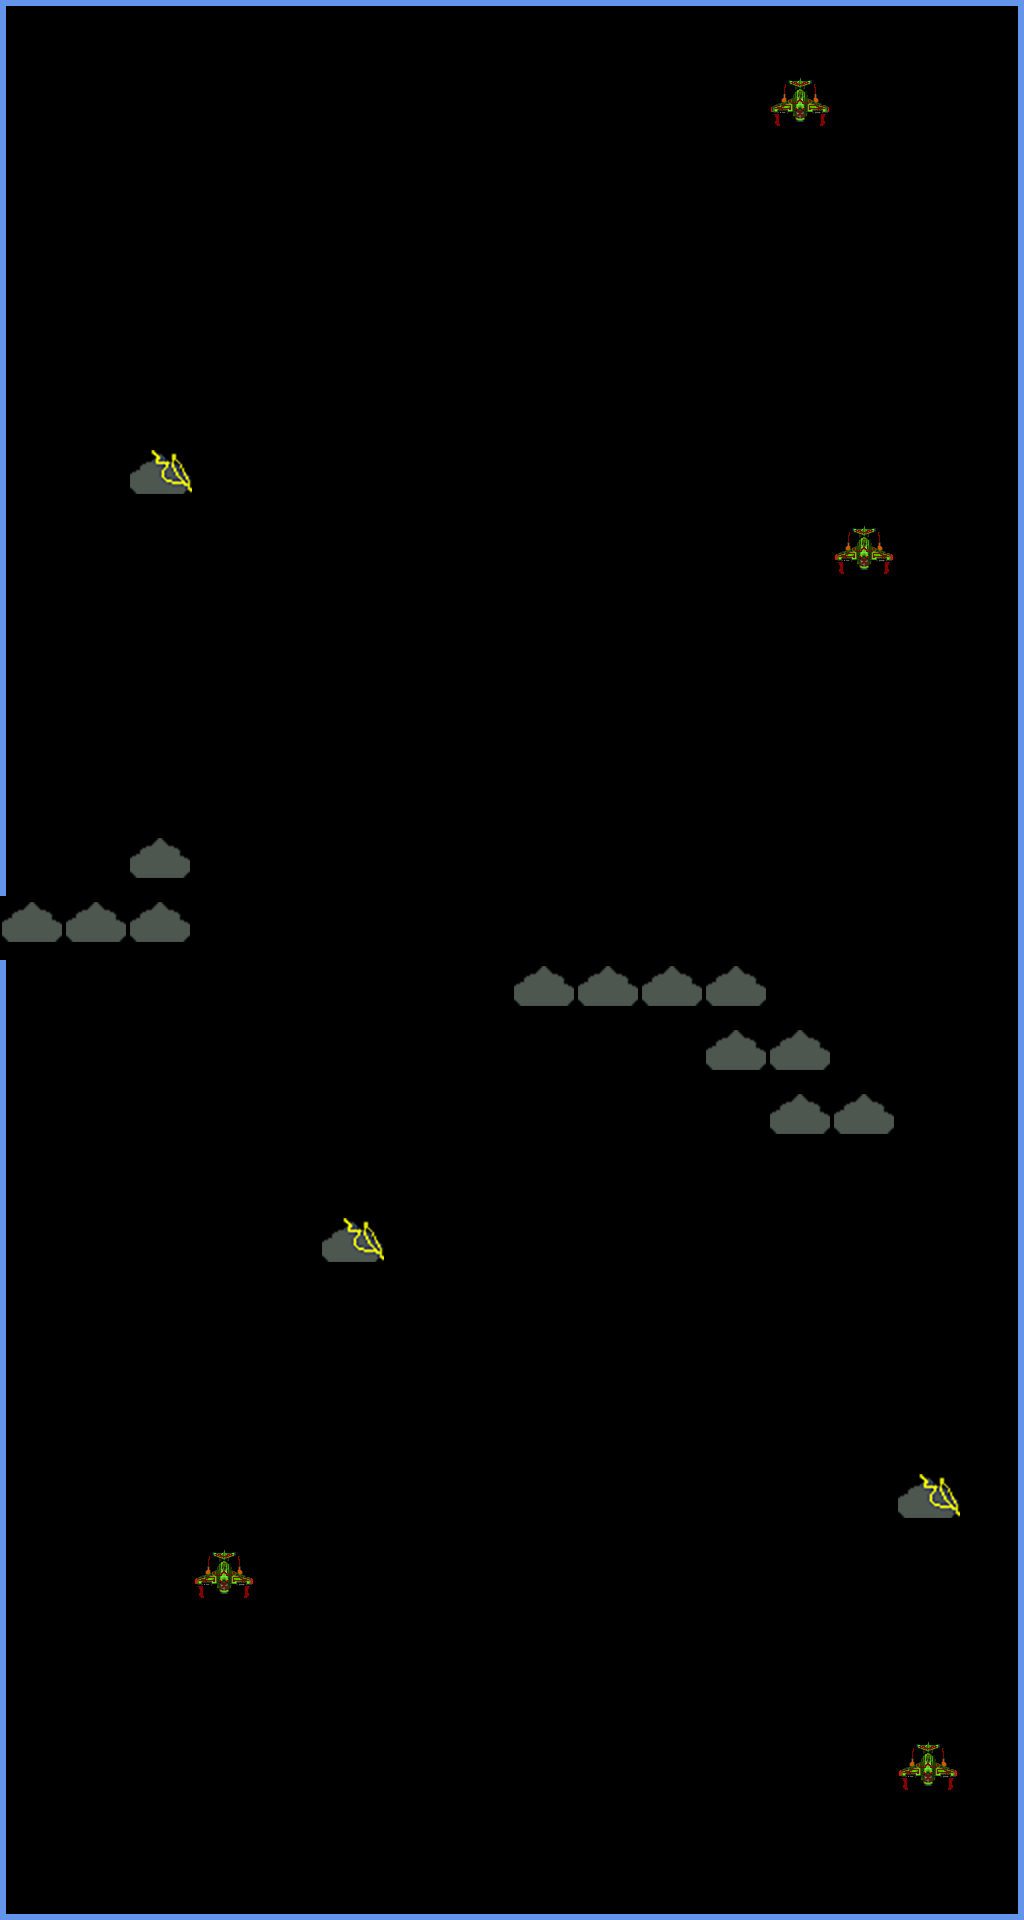

This game map was drawn from its Tiled (.tmx) file and the tilesets committed beside it. A one-line description and the trimmed map source follow:
An orthogonal 16x30 tile map with 64x64 px tiles, 5 tile layers (Ammo, EnemyPlane, CloudWall, ThunderCloud, ...).

<map version="1.4" tiledversion="1.4.3" orientation="orthogonal" renderorder="right-down" width="16" height="30" tilewidth="64" tileheight="64" infinite="0" nextlayerid="6" nextobjectid="1">
 <tileset firstgid="1" name="Tileset 1" tilewidth="64" tileheight="64" tilecount="29" columns="0">
  <grid orientation="orthogonal" width="1" height="1" />
  <tile id="15">
   <image width="64" height="53" source="../Sprites/Enemy/enemy_0.png" />
  </tile>
  <tile id="16">
   <image width="64" height="53" source="../Sprites/Enemy/enemy_1.png" />
  </tile>
  <tile id="17">
   <image width="64" height="53" source="../Sprites/Enemy/enemy_2.png" />
  </tile>
  <tile id="18">
   <image width="64" height="53" source="../Sprites/Enemy/enemy_3.png" />
  </tile>
  <tile id="19">
   <image width="64" height="53" source="../Sprites/Enemy/enemy_4.png" />
  </tile>
  <tile id="20">
   <image width="64" height="53" source="../Sprites/Enemy/enemy_5.png" />
  </tile>
  <tile id="21">
   <image width="64" height="53" source="../Sprites/Enemy/enemy_6.png" />
  </tile>
  <tile id="37">
   <image width="64" height="64" source="../Sprites/Cloud/Cloud00.png" />
  </tile>
  <tile id="38">
   <image width="64" height="64" source="../Sprites/Cloud/Cloud01.png" />
  </tile>
  <tile id="39">
   <image width="64" height="64" source="../Sprites/Cloud/Cloud02.png" />
  </tile>
  <tile id="40">
   <image width="64" height="64" source="../Sprites/Cloud/Cloud03.png" />
  </tile>
  <tile id="41">
   <image width="64" height="64" source="../Sprites/Cloud/Cloud04.png" />
  </tile>
  <tile id="42">
   <image width="64" height="64" source="../Sprites/Cloud/Cloud05.png" />
  </tile>
  <tile id="43">
   <image width="64" height="64" source="../Sprites/Cloud/Cloud06.png" />
  </tile>
  <tile id="44">
   <image width="64" height="64" source="../Sprites/Cloud/Cloud07.png" />
  </tile>
  <tile id="45">
   <image width="64" height="64" source="../Sprites/Cloud/Cloud08.png" />
  </tile>
  <tile id="46">
   <image width="64" height="64" source="../Sprites/Cloud/Cloud09.png" />
  </tile>
  <tile id="47">
   <image width="64" height="64" source="../Sprites/Cloud/Cloud10.png" />
  </tile>
  <tile id="48">
   <image width="64" height="64" source="../Sprites/Cloud/Cloud11.png" />
  </tile>
  <tile id="49">
   <image width="64" height="64" source="../Sprites/Cloud/Cloud12.png" />
  </tile>
  <tile id="50">
   <image width="64" height="64" source="../Sprites/Cloud/Cloud13.png" />
  </tile>
  <tile id="51">
   <image width="64" height="64" source="../Sprites/Cloud/Cloud14.png" />
  </tile>
  <tile id="52">
   <image width="64" height="64" source="../Sprites/Barrier/Bottom Border-1.png" />
  </tile>
  <tile id="53">
   <image width="64" height="64" source="../Sprites/Barrier/Bottom_Left_Corner.png" />
  </tile>
  <tile id="54">
   <image width="64" height="64" source="../Sprites/Barrier/Bottom_Right_Corner.png" />
  </tile>
  <tile id="55">
   <image width="64" height="64" source="../Sprites/Barrier/Left_Border.png" />
  </tile>
  <tile id="56">
   <image width="64" height="64" source="../Sprites/Barrier/Right_Border.png" />
  </tile>
  <tile id="57">
   <image width="64" height="64" source="../Sprites/Barrier/Top Border-1.png" />
  </tile>
  <tile id="58">
   <image width="64" height="64" source="../Sprites/Ammo/Ammo Clip.png" />
  </tile>
 </tileset>
 <layer id="5" name="Ammo" width="16" height="30">
  <data>[480 cells, 3 non-empty, 1 distinct tile ids]</data>
 </layer>
 <layer id="2" name="EnemyPlane" width="16" height="30">
  <data>[480 cells, 3 non-empty, 2 distinct tile ids]</data>
 </layer>
 <layer id="1" name="CloudWall" width="16" height="30">
  <data>[480 cells, 86 non-empty, 7 distinct tile ids]</data>
 </layer>
 <layer id="3" name="ThunderCloud" width="16" height="30">
  <data>[480 cells, 3 non-empty, 1 distinct tile ids]</data>
 </layer>
 <layer id="4" name="Finishing Line" width="16" height="30">
  <data>[480 cells, 16 non-empty, 1 distinct tile ids]</data>
 </layer>
</map>
